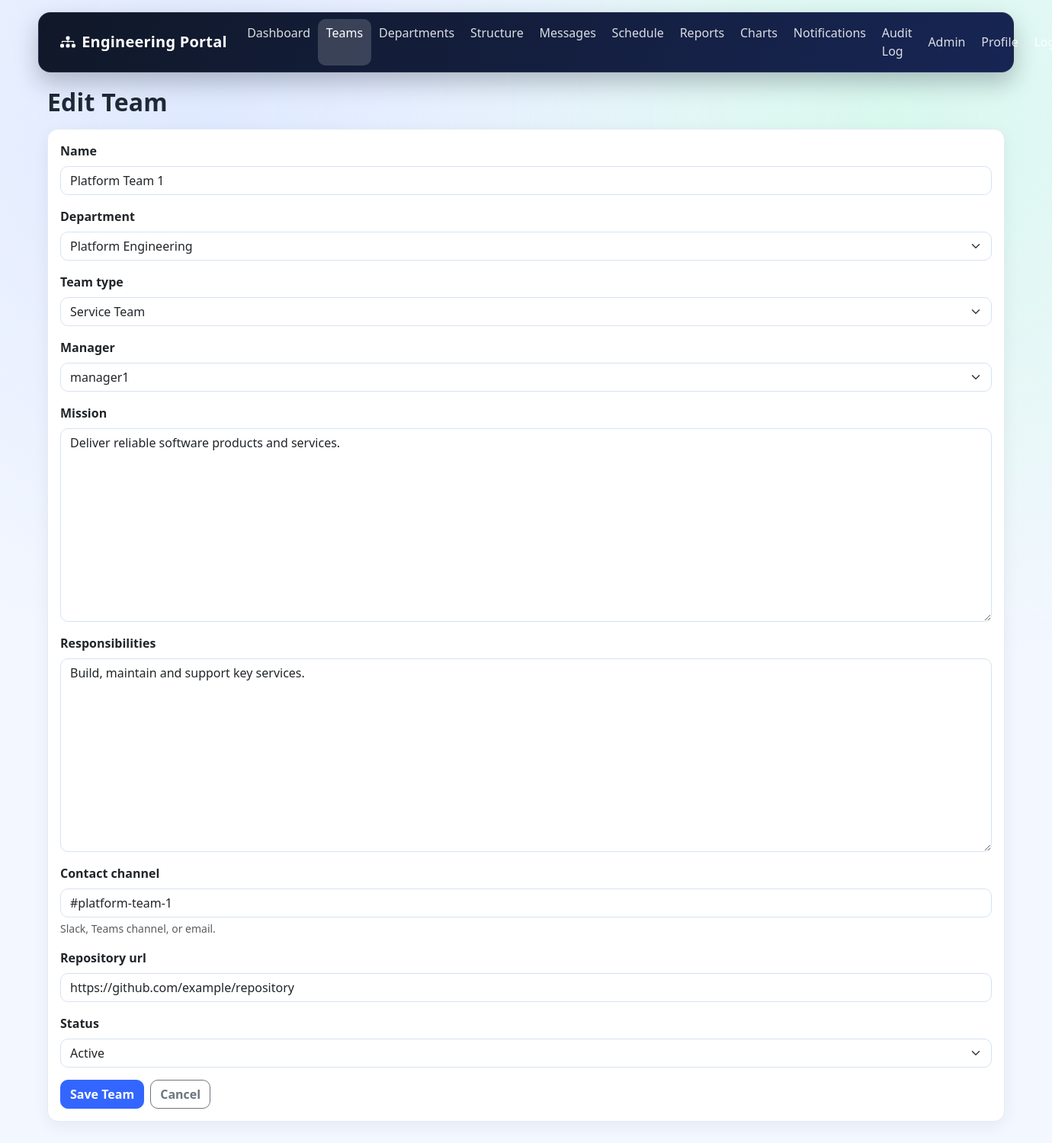
/teams/1/edit/ (signed in), run on an earlier commit of the app's database.
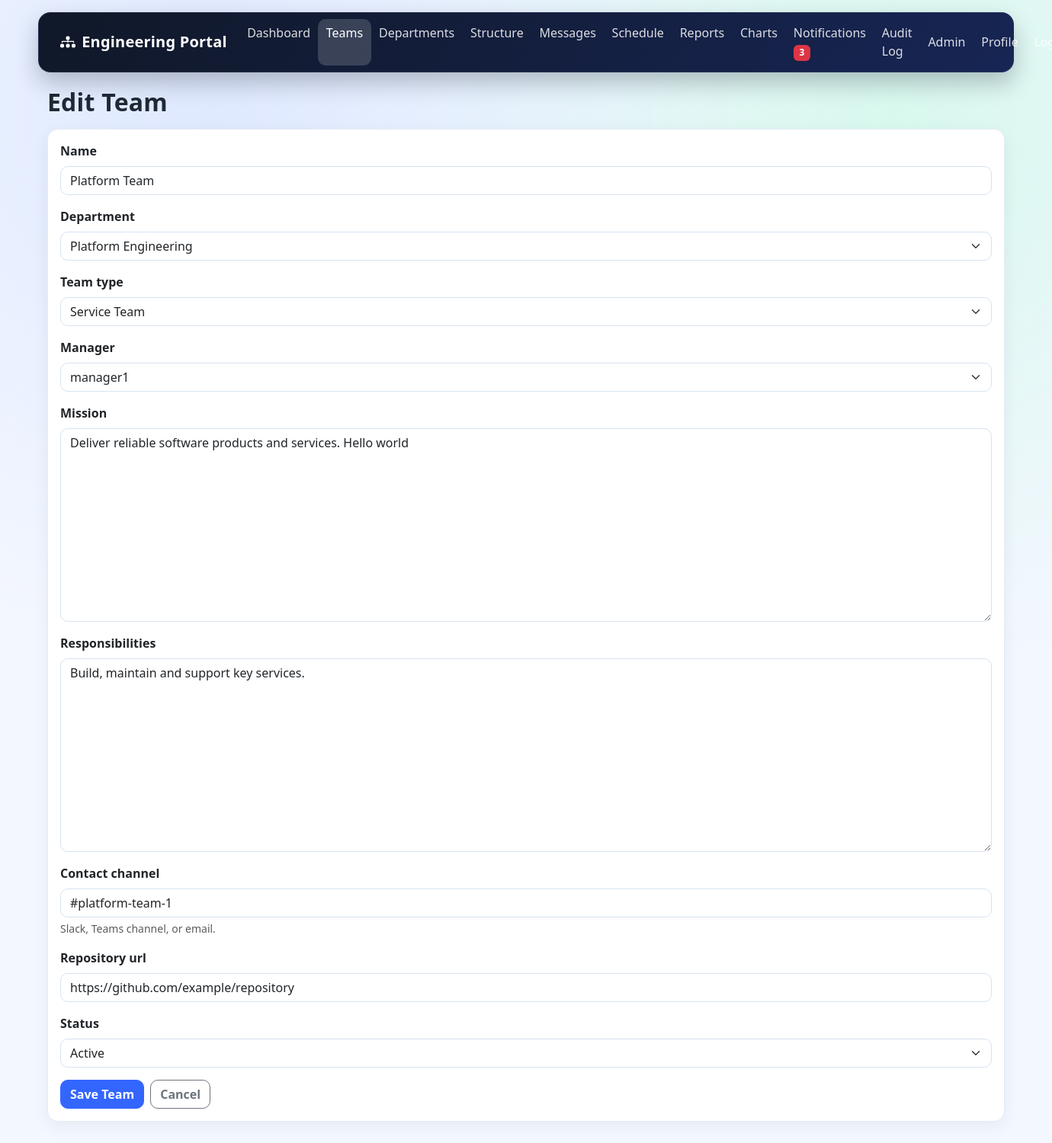
And on a later commit of the database.
### teams/models.py (models this page shows, shortened)
class Team(models.Model):
    class TeamStatus(models.TextChoices):
        ACTIVE = "active", "Active"
        RESTRUCTURED = "restructured", "Restructured"
        DISBANDED = "disbanded", "Disbanded"
    name = models.CharField(max_length=140, unique=True)
    department = models.ForeignKey(Department, on_delete=models.PROTECT, related_name="teams")
    team_type = models.ForeignKey(
        TeamType, on_delete=models.SET_NULL, null=True, blank=True, related_name="teams"
    )
    manager = models.ForeignKey(User, on_delete=models.SET_NULL, null=True, blank=True, related_name="managed_teams")
    mission = models.TextField()
    responsibilities = models.TextField()
    contact_channel = models.CharField(max_length=200, help_text="Slack, Teams channel, or email.")
    repository_url = models.URLField(blank=True)
    status = models.CharField(max_length=20, choices=TeamStatus.choices, default=TeamStatus.RESTRUCTURED)
    created_at = models.DateTimeField(auto_now_add=True)
    updated_at = models.DateTimeField(auto_now=True)
    class Meta:
        ordering = ["name"]

### teams/views.py (the view)
# urls.py: path("<int:pk>/edit/", TeamUpdateView.as_view(), name="team_update"),
class TeamUpdateView(LoginRequiredMixin, UpdateView):
    model = Team
    form_class = TeamForm
    template_name = "teams/team_form.html"
    success_url = reverse_lazy("team_list")

### teams/forms.py (shortened to what this page needs)
class TeamForm(forms.ModelForm):
    class Meta:
        model = Team
        fields = [
            "name",
            "department",
            "team_type",
            "manager",
            "mission",
            "responsibilities",
            "contact_channel",
            "repository_url",
            "status",
        ]
    def __init__(self, *args, **kwargs):
        super().__init__(*args, **kwargs)
        apply_bootstrap_classes(self)

### core/context_processors.py (called while the page is built)
def notification_count(request):
    if request.user.is_authenticated:
        return {"unread_notifications_count": Notification.objects.filter(user=request.user, is_read=False).count()}
    return {"unread_notifications_count": 0}

### core/current_user.py (called while the page is built)
def set_current_user(user):
    _current_user.set(user)

### organization/models.py (called while the page is built)
    def __str__(self):
        return self.name

    def __str__(self):
        return self.name

### templates/teams/team_form.html (shortened to what this page needs)
{% extends "base.html" %}
{% block content %}
<h2 class="page-title">{% if object %}Edit Team{% else %}Add Team{% endif %}</h2>
<div class="card">
    <div class="card-body">
        <form method="post" novalidate>
            {% include "shared/_form_fields.html" %}
            <div class="d-flex gap-2">
                <button type="submit" class="btn btn-primary">Save Team</button>
                <a href="{% url 'team_list' %}" class="btn btn-outline-secondary">Cancel</a>
            </div>
        </form>
    </div>
</div>
{% endblock %}

### templates/shared/_form_fields.html (shortened to what this page needs)
{% for field in form %}
    <div class="mb-3">
        {% if field.field.widget.input_type == "checkbox" %}
            <div class="form-check">
                {{ field }}
                <label for="{{ field.id_for_label }}" class="form-check-label">{{ field.label }}</label>
            </div>
        {% else %}
            <label for="{{ field.id_for_label }}" class="form-label">{{ field.label }}</label>
            {{ field }}
        {% endif %}
        {% if field.help_text %}
            <div class="form-text small">{{ field.help_text|safe }}</div>
        {% endif %}
    </div>
{% endfor %}

What changed in the data, as far as the page shows it:
changed Team "Platform Engineering": name "Platform Team 1" → "Platform Team"; mission "Deliver reliable software products and services." → "Deliver reliable software products and services. Hello world"
Also different on the page:
{{ unread_notifications_count }}: (not shown) → "3"
